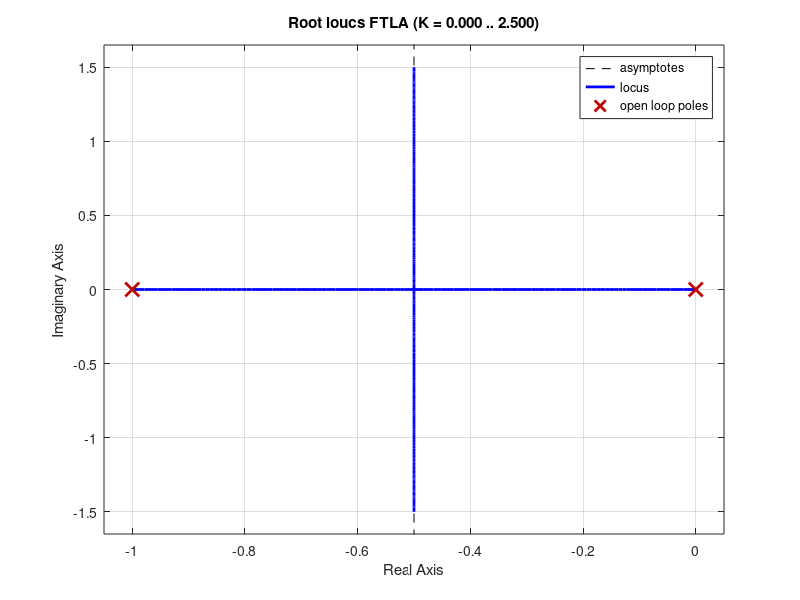
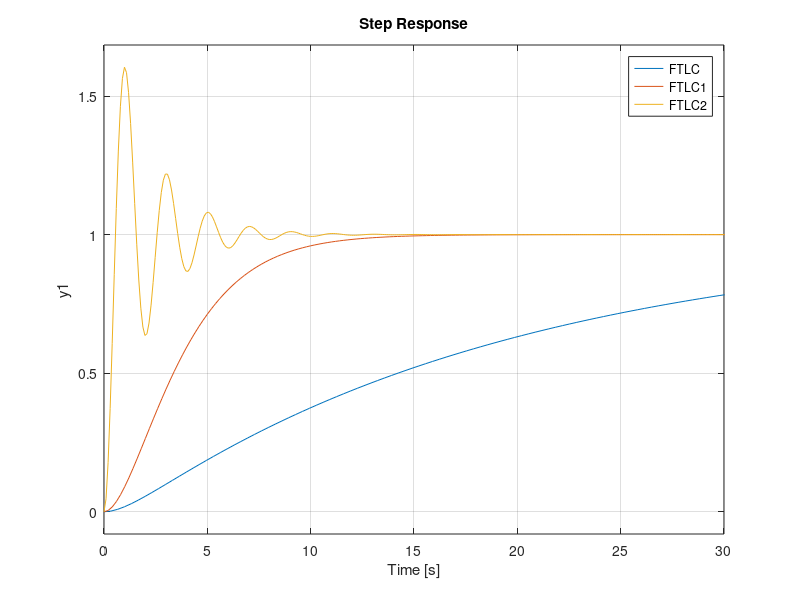

Write the MATLAB code that produced these figures, in order.
%% Lugar Geometrico de las Raices
num = [1];
den = [1 2];
FTLA = tf(num, den);

figure(1)
rlocus(FTLA);           % en MatLab, rlocus tiene como parametro FTLA, sin embargo el método trabaja en LC
    % la linea dibujada se llama "Rama"
    % Gain: ganancia k
 
k = 3;      % valor random
num = [k];
den = [1 2+k];
FTLC = tf(num, den)

k = 32;
num = [k];
den = [1 2+k];
FTLC1 = tf(num, den)

k = 35;
num = [k];
den = [1 2+k];
FTLC2 = tf(num, den)

figure(2)
step(FTLC, FTLC1, FTLC2)
    % mientras mas grande sea el K, mas negativo es el polo y mas rapida va
        % a ser la respuesta, y disminuye el Ess

%% Lugar Geometrico de las Raices - Otra funcion 
num = [1];
den = [1 1 0];
FTLA = tf(num, den);

figure(1)
rlocus(FTLA);          
    % k > 1/4 --> eje Y (parte Imaginaria), subamortiguado, oscila
    % k = 1/4 --> criticamente amortig, es la mejor rta antes que el
        % sistema oscile, es decir que se vuelva subamort.
    % k < 1/4 --> sobreamortiguado
 
k = 0.05;
num = [k];
den = [1 1 k];
FTLC = tf(num, den)

k = 0.25;
num = [k];
den = [1 1 k];
FTLC1 = tf(num, den)

k = 10;
num = [k];
den = [1 1 k];
FTLC2 = tf(num, den)

figure(2)
step(FTLC, FTLC1, FTLC2)
    xlim([0 30])
    % 0.05 sobreamortiguado
    % 0.25 criticamente amort.
    % 10 subamortiguado, overshoot 60% (es muy grande), presenta oscilaciones